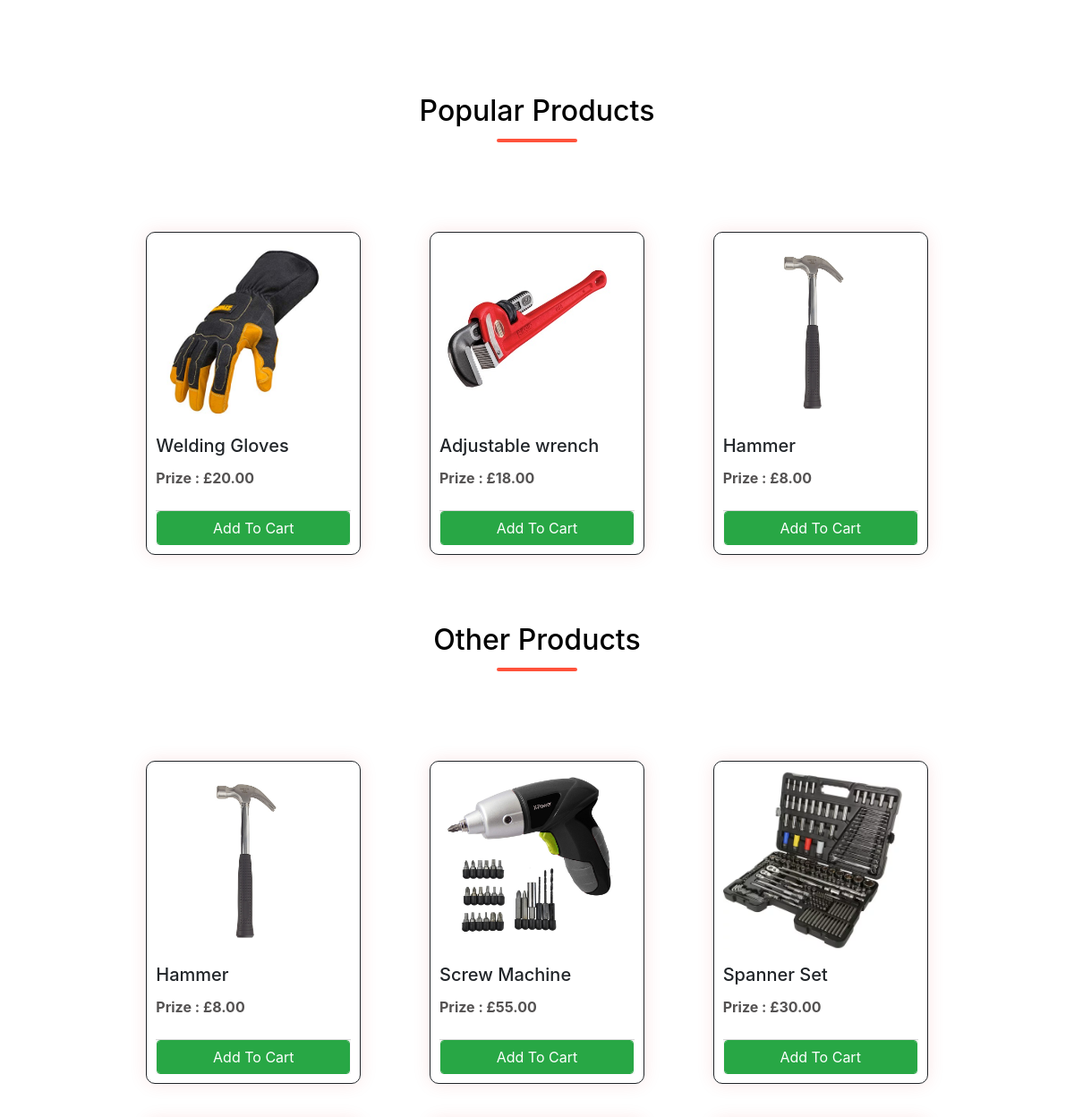
The page /store (middle part) on the database as committed earlier.
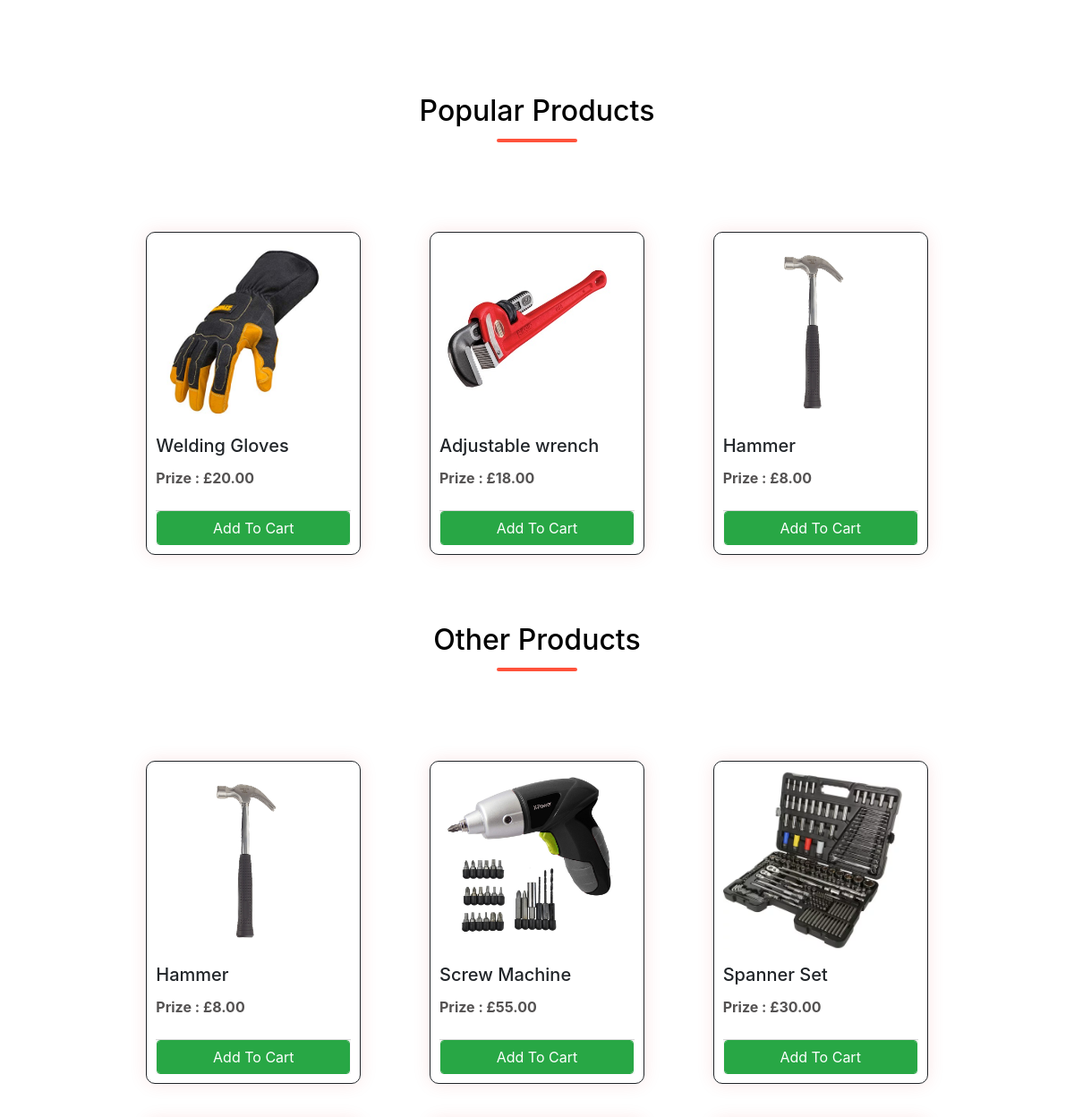
The same page on the database as committed later.
### prateekstore/models/product.py (models this page shows, shortened)
class Products(models.Model):
    name = models.CharField(max_length=60)
    price= models.IntegerField(default=0)
    category= models.ForeignKey(Category,on_delete=models.CASCADE,default=1 )
    description= models.CharField(max_length=250, default='', blank=True, null= True)
    image= models.ImageField(upload_to='uploads/products/')
    @staticmethod
    def get_other_Products():
        items = Products.objects.all()
        random_items = random.sample(list(items), 6)
        return random_items
    @staticmethod
    def get_Popular_Products():
        items = Products.objects.all()
        random_items = random.sample(list(items), 3)
        return random_items

### prateekstore/views/home.py (the view)
# urls.py: path('store', store, name='store'),
def store(request):
    cart = request.session.get('cart')
    if not cart:
        request.session['cart'] = {}
    OtherProducts = None
    PopularProducts = None
    OtherProducts = Products.get_other_Products();
    PopularProducts = Products.get_Popular_Products();
    data = {}
    data['OtherProducts'] = OtherProducts
    data['PopularProducts'] = PopularProducts
    return render(request, 'index.html', data)

### prateekstore/templatetags/cart.py (called while the page is built)
@register.filter (name='is_in_cart')
def is_in_cart(product, cart):
    keys = cart.keys ()
    for id in keys:
        if int (id) == product.id:
            return True
    return False;

### prateekstore/templates/index.html (shortened to what this page needs)
{% extends 'base.html' %}
{% load static %}
{% block content %}
{% load cart %}
{% load custom_filter %}
<head>
	<link rel="stylesheet" href="{% static 'chat.css' %}">
	<link rel="stylesheet" href="{% static 'style.css' %}">
</head>
<div>
	<div class="cat">
		<div class="small-container">
			<div class="row">
			</div>
		</div>
	</div>
	<div class="small-container">
		<h2 class="name">Popular Products</h2>
		<div class="row">
			{% for product in PopularProducts %}
			<div type="card mx-auto mb-3" id={{product.id}} class="imgcol-3"
				onclick="submitForm(`{{ forloop.counter }}`)">
				<img style="width: 200px; height: 200px;" src="{{product.image.url}}">
				<div class="mx-0 my-3 mb-4">
					<p class="h5 card-title">{{product.name|truncatechars:17}}</p>
					<p class="card-text"><b>Prize : £{{product.price}}.00</b></p>
				</div>
				<div class="card-footer p-0 no-gutters">
					{% if product|is_in_cart:request.session.cart %}
					<div class="row p-0 px-3">
						<form action="/#{{product.id}}" method="post">
							{% csrf_token %}
							<input hidden type="text" name='product' value='{{product.id}}'>
							<input hidden type="text" name='remove' value='True'>
							<input type="submit" value=" - " class="col btn btn-block btn-success border-right">
						</form>
						<div class="text-center col-7 btn btn-success">{{product|cart_quantity:request.session.cart}} in
							Cart</div>
						<form action="/#{{product.id}}" method="post">
							{% csrf_token %}
							<input hidden type="text" name='product' value='{{product.id}}'>
							<input type="submit" value=" + " class="col btn btn-block btn-success border-left">
						</form>
					</div>
					{% else %}
					<div class="row p-0 px-3">
						<form action="/#{{product.id}}" method="POST" class="btn-block">
							<input type="submit" class="float-right btn btn-success form-control" value="Add To Cart">
						</form>
					</div>
					{% endif %}
				</div>
			</div>
			{% endfor %}
		</div>
		<h2 class="name">Other Products</h2>
		<div class="row">
			{% for product in OtherProducts %}
			<div type="card mx-auto mb-3" id={{product.id}} class="imgcol-3"
				onclick="submitForm2(`{{ forloop.counter }}`)">
				<img style="width: 200px; height: 200px;" src="{{product.image.url}}">
				<div class="mx-0 my-3 mb-4">
					<p class="h5 card-title">{{product.name |truncatechars:15}}</p>
					<p class="card-text"><b>Prize : £{{product.price}}.00</b></p>
				</div>
				<div class="card-footer p-0 no-gutters">
					{% if product|is_in_cart:request.session.cart %}
					<div class="row p-0 px-3">
						<form action="/#{{product.id}}" method="post">
							{% csrf_token %}
							<input hidden type="text" name='product' value='{{product.id}}'>
							<input hidden type="text" name='remove' value='True'>
							<input type="submit" value=" - " class="col btn btn-block btn-success border-right">
						</form>
						<div class="text-center col-7 btn btn-success">{{product|cart_quantity:request.session.cart}} in
							Cart</div>
						<form action="/#{{product.id}}" method="post">
							{% csrf_token %}
							<input hidden type="text" name='product' value='{{product.id}}'>
							<input type="submit" value=" + " class="col btn btn-block btn-success border-left">
						</form>
					</div>
					{% else %}
					<div class="row p-0 px-3">
						<form action="/#{{product.id}}" method="POST" class="btn-block">
							<input type="submit" class="float-right btn btn-success form-control" value="Add To Cart">
						</form>
					</div>
					{% endif %}
				</div>
			</div>
			{% endfor %}
		</div>
	</div>
</div>
<head>
</head>
{% endblock %}

Rows that differ between the two databases and show on the page:
changed Products "Hammer": image: a different picture
